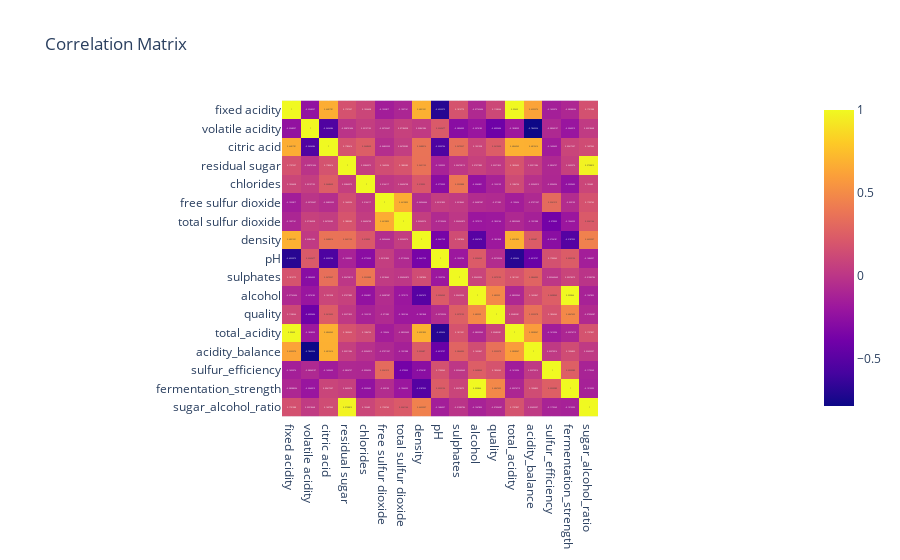

Notebook code for this chart:
### Markdown cell above
Insight:

- Moderate sulphate levels appear more frequently in higher-quality wines.

- Sulphates may contribute to fermentation stability and quality improvement.

### Code cell
# Correlation Matrix
corr = df.corr(numeric_only=True)
px.imshow(
    corr,
    text_auto=True,
    title="Correlation Matrix"
    
)

### Figure 1 — Plotly figure (JSON) as saved in the notebook; plotly's stock layout.template omitted (floating-point values rounded to 4 significant figures; data arrays with more than 128 entries replaced by an {"elided": "..."} marker saying what was removed)
{"data": [{"coloraxis": "coloraxis", "hovertemplate": "x: %{x}<br>y: %{y}<br>color: %{z}<extra></extra>", "name": "0", "texttemplate": "%{z}", "type": "heatmap", "x": ["fixed acidity", "volatile acidity", "citric acid", "residual sugar", "chlorides", "free sulfur dioxide", "total sulfur dioxide", "density", "pH", "sulphates", "alcohol", "quality", "total_acidity", "acidity_balance", "sulfur_efficiency", "fermentation_strength", "sugar_alcohol_ratio"], "xaxis": "x", "y": ["fixed acidity", "volatile acidity", "citric acid", "residual sugar", "chlorides", "free sulfur dioxide", "total sulfur dioxide", "density", "pH", "sulphates", "alcohol", "quality", "total_acidity", "acidity_balance", "sulfur_efficiency", "fermentation_strength", "sugar_alcohol_ratio"], "yaxis": "y", "z": {"elided": "17x17 float values"}}], "layout": {"coloraxis": {"colorscale": [[0, "#0d0887"], [0.1111, "#46039f"], [0.2222, "#7201a8"], [0.3333, "#9c179e"], [0.4444, "#bd3786"], [0.5556, "#d8576b"], [0.6667, "#ed7953"], [0.7778, "#fb9f3a"], [0.8889, "#fdca26"], [1, "#f0f921"]]}, "title": {"text": "Correlation Matrix"}, "xaxis": {"anchor": "y", "constrain": "domain", "domain": [0, 1], "scaleanchor": "y"}, "yaxis": {"anchor": "x", "autorange": "reversed", "constrain": "domain", "domain": [0, 1]}}}
